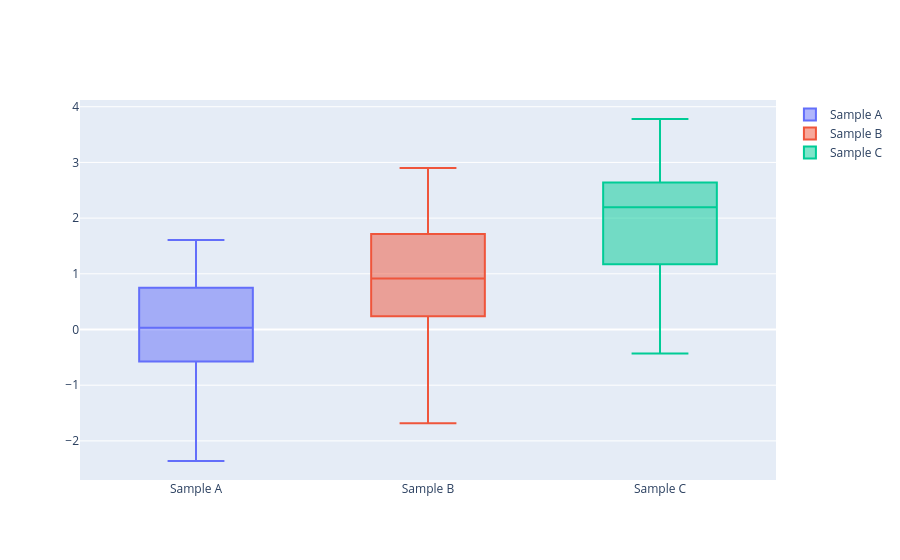

Here is the notebook cell this chart was saved with:
### Code cell
import numpy as np
import matplotlib.pyplot as plt
import plotly.graph_objects as go


y0 = np.random.randn(50)
y1 = np.random.randn(50) + 1
y2 = np.random.randn(50) + 2

fig = go.Figure()
fig.add_trace(go.Box(y=y0, name='Sample A'))
fig.add_trace(go.Box(y=y1, name='Sample B'))
fig.add_trace(go.Box(y=y2, name='Sample C'))

fig.show()
